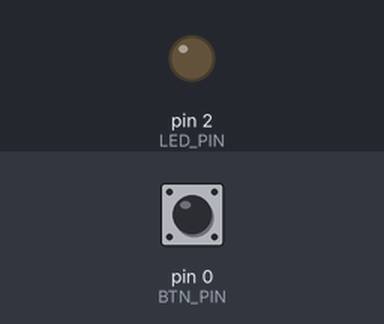
The sketch below on a simulated Arduino Uno, built with avr-gcc and run on an emulated ATmega328P. Parts: output pins drawn as LEDs (lit = HIGH). Dashed ring = blinking. Inputs (shaded band) come from the test bench; at power-on: pin 0 (BTN_PIN) HIGH.

Above: at 0.6 s.
At 1.3 s:
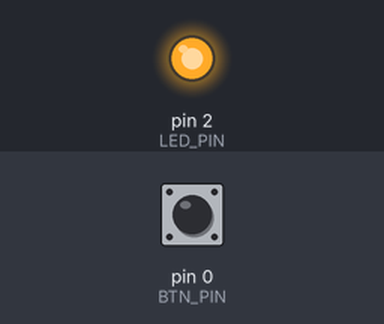
1.4 s: pin 0 (BTN_PIN) pulled LOW for 0.3 s
At 1.6 s:
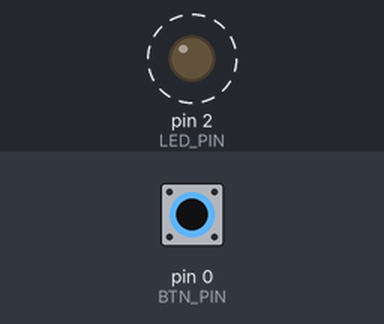
Timing chart, 0 to 10.4 s (numbered marks = the images above; inputs shaded):
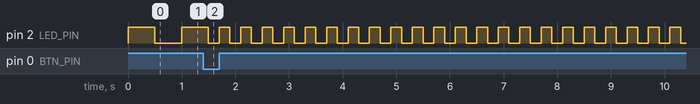

Measured:
- after the input at 1.4 s, pin 2 (LED_PIN): alternates HIGH for 0.20 s and LOW for 0.20 s, starting after 0.30 s

The sketch:

Practice1.ino
```cpp
#define LED_PIN 2
#define BTN_PIN 0
#define FREQ_NORMAL 500
#define FREQ_FAST 200

bool on = false;
bool fast = false;
bool last_btn = false;

bool readBtn() {
  return !digitalRead(BTN_PIN);
}

void setup() {
  pinMode(LED_PIN, OUTPUT);
  pinMode(BTN_PIN, INPUT);
}

void loop() {
  digitalWrite(LED_PIN, (on = !on));

  if(!last_btn && readBtn())
    fast = !fast;
  last_btn = readBtn();

  delay(fast ? FREQ_FAST : FREQ_NORMAL);
}
```
